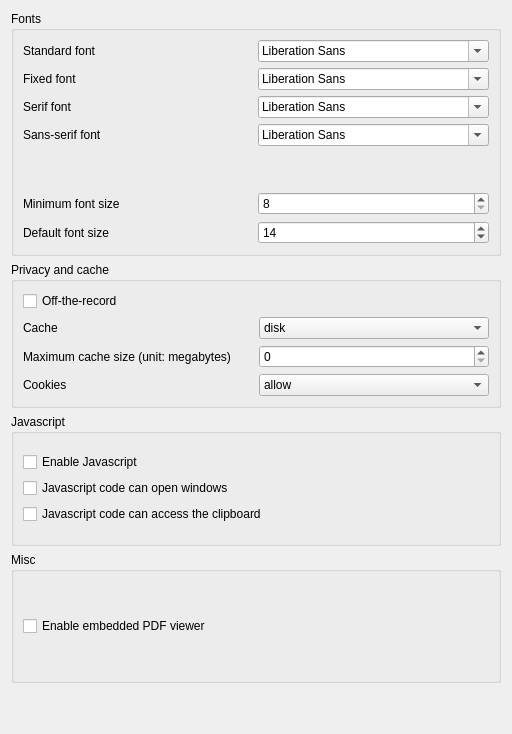
<?xml version="1.0" encoding="UTF-8"?>
<ui version="4.0">
 <class>SettingsForm</class>
 <widget class="QWidget" name="SettingsForm">
  <property name="geometry">
   <rect>
    <x>0</x>
    <y>0</y>
    <width>512</width>
    <height>734</height>
   </rect>
  </property>
  <property name="windowTitle">
   <string>Form</string>
  </property>
  <layout class="QGridLayout" name="gridLayout_2">
   <item row="1" column="0">
    <widget class="QGroupBox" name="groupBox_3">
     <property name="title">
      <string>Javascript</string>
     </property>
     <layout class="QGridLayout" name="gridLayout_8">
      <item row="0" column="0">
       <layout class="QGridLayout" name="gridLayout_7">
        <item row="1" column="0">
         <widget class="QCheckBox" name="javascriptCanOpenWindows">
          <property name="text">
           <string>Javascript code can open windows</string>
          </property>
         </widget>
        </item>
        <item row="0" column="0">
         <widget class="QCheckBox" name="javascriptEnabled">
          <property name="toolTip">
           <string>&lt;html&gt;&lt;head/&gt;&lt;body&gt;&lt;p&gt;&lt;span style=&quot; font-size:10pt;&quot;&gt;Enable Javascript for this profile.&lt;/span&gt;&lt;/p&gt;&lt;/body&gt;&lt;/html&gt;</string>
          </property>
          <property name="text">
           <string>Enable Javascript</string>
          </property>
         </widget>
        </item>
        <item row="2" column="0">
         <widget class="QCheckBox" name="javascriptCanAccessClipboard">
          <property name="toolTip">
           <string>&lt;html&gt;&lt;head/&gt;&lt;body&gt;&lt;p&gt;Set whether Javascript on this profile can access the system's clipboard.&lt;/p&gt;&lt;/body&gt;&lt;/html&gt;</string>
          </property>
          <property name="text">
           <string>Javascript code can access the clipboard</string>
          </property>
         </widget>
        </item>
       </layout>
      </item>
     </layout>
    </widget>
   </item>
   <item row="0" column="0">
    <layout class="QGridLayout" name="gridLayout">
     <item row="0" column="0">
      <widget class="QGroupBox" name="groupBox">
       <property name="title">
        <string>Fonts</string>
       </property>
       <layout class="QGridLayout" name="gridLayout_4">
        <item row="0" column="0">
         <layout class="QGridLayout" name="gridLayout_3">
          <item row="5" column="0">
           <widget class="QLabel" name="label">
            <property name="text">
             <string>Minimum font size</string>
            </property>
           </widget>
          </item>
          <item row="0" column="1">
           <widget class="QFontComboBox" name="fontStandard"/>
          </item>
          <item row="6" column="0">
           <widget class="QLabel" name="label_2">
            <property name="text">
             <string>Default font size</string>
            </property>
           </widget>
          </item>
          <item row="2" column="0">
           <widget class="QLabel" name="label_7">
            <property name="text">
             <string>Serif font</string>
            </property>
           </widget>
          </item>
          <item row="1" column="1">
           <widget class="QFontComboBox" name="fontFixed"/>
          </item>
          <item row="2" column="1">
           <widget class="QFontComboBox" name="fontSerif"/>
          </item>
          <item row="1" column="0">
           <widget class="QLabel" name="label_9">
            <property name="text">
             <string>Fixed font</string>
            </property>
           </widget>
          </item>
          <item row="3" column="0">
           <widget class="QLabel" name="label_8">
            <property name="text">
             <string>Sans-serif font</string>
            </property>
           </widget>
          </item>
          <item row="3" column="1">
           <widget class="QFontComboBox" name="fontSansSerif"/>
          </item>
          <item row="5" column="1">
           <widget class="QSpinBox" name="minFontSize">
            <property name="minimum">
             <number>8</number>
            </property>
            <property name="maximum">
             <number>32</number>
            </property>
            <property name="singleStep">
             <number>2</number>
            </property>
           </widget>
          </item>
          <item row="6" column="1">
           <widget class="QSpinBox" name="defaultFontSize">
            <property name="minimum">
             <number>8</number>
            </property>
            <property name="maximum">
             <number>40</number>
            </property>
            <property name="singleStep">
             <number>2</number>
            </property>
            <property name="value">
             <number>14</number>
            </property>
           </widget>
          </item>
          <item row="0" column="0">
           <widget class="QLabel" name="label_6">
            <property name="text">
             <string>Standard font</string>
            </property>
           </widget>
          </item>
          <item row="4" column="0">
           <spacer name="verticalSpacer_2">
            <property name="orientation">
             <enum>Qt::Vertical</enum>
            </property>
            <property name="sizeType">
             <enum>QSizePolicy::Maximum</enum>
            </property>
            <property name="sizeHint" stdset="0">
             <size>
              <width>20</width>
              <height>40</height>
             </size>
            </property>
           </spacer>
          </item>
         </layout>
        </item>
       </layout>
      </widget>
     </item>
     <item row="1" column="0">
      <widget class="QGroupBox" name="groupBox_2">
       <property name="title">
        <string>Privacy and cache</string>
       </property>
       <layout class="QGridLayout" name="gridLayout_6">
        <item row="0" column="0">
         <layout class="QGridLayout" name="gridLayout_5">
          <item row="1" column="0">
           <widget class="QLabel" name="label_4">
            <property name="toolTip">
             <string>&lt;html&gt;&lt;head/&gt;&lt;body&gt;&lt;p&gt;Cache type (disk, memory or no cache)&lt;/p&gt;&lt;/body&gt;&lt;/html&gt;</string>
            </property>
            <property name="text">
             <string>Cache</string>
            </property>
           </widget>
          </item>
          <item row="0" column="0">
           <widget class="QCheckBox" name="offTheRecord">
            <property name="text">
             <string>Off-the-record</string>
            </property>
           </widget>
          </item>
          <item row="3" column="0">
           <widget class="QLabel" name="label_3">
            <property name="toolTip">
             <string>&lt;html&gt;&lt;head/&gt;&lt;body&gt;&lt;p&gt;&lt;span style=&quot; font-size:10pt;&quot;&gt;Cookies policy. Possible values are:&lt;/span&gt;&lt;/p&gt;&lt;p&gt;&lt;span style=&quot; font-size:10pt;&quot;&gt;- &lt;/span&gt;&lt;span style=&quot; font-size:10pt; font-weight:600;&quot;&gt;deny&lt;/span&gt;&lt;span style=&quot; font-size:10pt;&quot;&gt;: never allow any cookies&lt;/span&gt;&lt;/p&gt;&lt;p&gt;&lt;span style=&quot; font-size:10pt;&quot;&gt;- &lt;/span&gt;&lt;span style=&quot; font-size:10pt; font-weight:600;&quot;&gt;allow&lt;/span&gt;&lt;span style=&quot; font-size:10pt;&quot;&gt;: Cookies marked persistent are saved to and restored from disk, whereas session cookies are only stored to disk for crash recovery.&lt;/span&gt;&lt;/p&gt;&lt;p&gt;&lt;span style=&quot; font-size:10pt;&quot;&gt;- &lt;/span&gt;&lt;span style=&quot; font-size:10pt; font-weight:600;&quot;&gt;persistent&lt;/span&gt;&lt;span style=&quot; font-size:10pt;&quot;&gt;: Both session and persistent cookies are saved to and restored from disk.&lt;/span&gt;&lt;/p&gt;&lt;/body&gt;&lt;/html&gt;</string>
            </property>
            <property name="text">
             <string>Cookies</string>
            </property>
           </widget>
          </item>
          <item row="3" column="1">
           <widget class="QComboBox" name="cookiesPolicy">
            <item>
             <property name="text">
              <string>allow</string>
             </property>
            </item>
            <item>
             <property name="text">
              <string>force-persistent</string>
             </property>
            </item>
            <item>
             <property name="text">
              <string>deny</string>
             </property>
            </item>
           </widget>
          </item>
          <item row="1" column="1">
           <widget class="QComboBox" name="cacheType">
            <item>
             <property name="text">
              <string>disk</string>
             </property>
            </item>
            <item>
             <property name="text">
              <string>memory</string>
             </property>
            </item>
            <item>
             <property name="text">
              <string>nocache</string>
             </property>
            </item>
           </widget>
          </item>
          <item row="2" column="0">
           <widget class="QLabel" name="label_5">
            <property name="toolTip">
             <string>&lt;html&gt;&lt;head/&gt;&lt;body&gt;&lt;p&gt;&lt;span style=&quot; font-size:10pt;&quot;&gt;Maximum web cache size, in &lt;/span&gt;&lt;span style=&quot; font-size:10pt; font-weight:600;&quot;&gt;megabytes&lt;/span&gt;&lt;/p&gt;&lt;p&gt;&lt;span style=&quot; font-size:10pt;&quot;&gt;A &lt;/span&gt;&lt;span style=&quot; font-size:10pt; font-weight:600;&quot;&gt;value of 0&lt;/span&gt;&lt;span style=&quot; font-size:10pt;&quot;&gt; means that the cache size will be handled by the web engine&lt;/span&gt;&lt;/p&gt;&lt;/body&gt;&lt;/html&gt;</string>
            </property>
            <property name="text">
             <string>Maximum cache size (unit: megabytes)</string>
            </property>
           </widget>
          </item>
          <item row="2" column="1">
           <widget class="QSpinBox" name="cacheMaxSizeMb">
            <property name="maximum">
             <number>65535</number>
            </property>
            <property name="singleStep">
             <number>25</number>
            </property>
           </widget>
          </item>
         </layout>
        </item>
       </layout>
      </widget>
     </item>
    </layout>
   </item>
   <item row="3" column="0">
    <spacer name="verticalSpacer">
     <property name="orientation">
      <enum>Qt::Vertical</enum>
     </property>
     <property name="sizeType">
      <enum>QSizePolicy::Maximum</enum>
     </property>
     <property name="sizeHint" stdset="0">
      <size>
       <width>20</width>
       <height>40</height>
      </size>
     </property>
    </spacer>
   </item>
   <item row="2" column="0">
    <widget class="QGroupBox" name="groupBox_4">
     <property name="title">
      <string>Misc</string>
     </property>
     <layout class="QGridLayout" name="gridLayout_11">
      <item row="0" column="0">
       <layout class="QGridLayout" name="gridLayout_10">
        <item row="0" column="0">
         <widget class="QCheckBox" name="pdfViewerInternal">
          <property name="text">
           <string>Enable embedded PDF viewer</string>
          </property>
         </widget>
        </item>
       </layout>
      </item>
     </layout>
    </widget>
   </item>
  </layout>
 </widget>
 <resources/>
 <connections/>
</ui>
